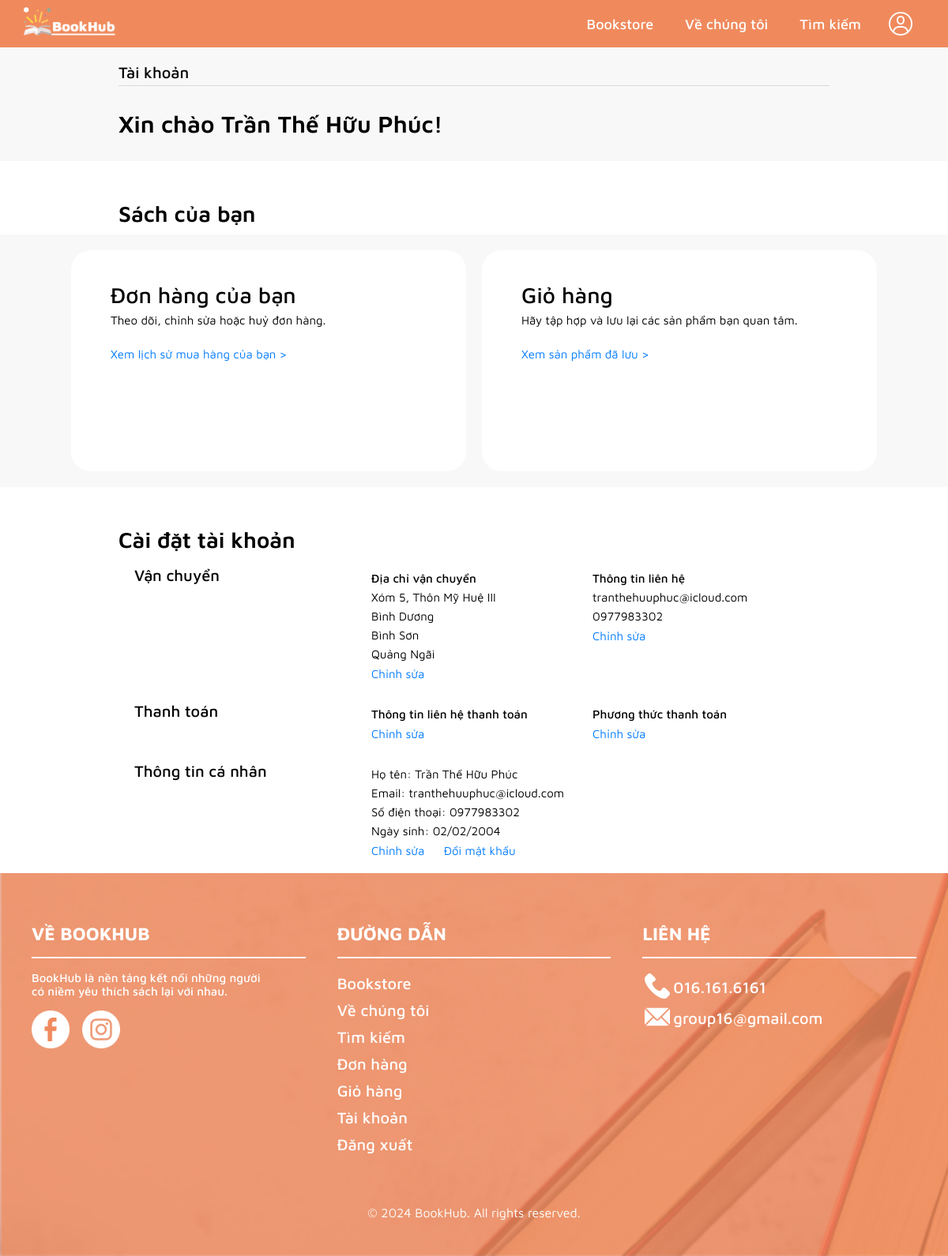
/account/profile.php (signed in), run on the app's committed database.
### tables this page shows
CREATE TABLE `users` (
  `user_id` int(11) NOT NULL,
  `username` varchar(255) DEFAULT NULL,
  `email` varchar(255) NOT NULL,
  `password` varchar(255) NOT NULL,
  `role` varchar(255) NOT NULL DEFAULT 'user',
  `phone` varchar(255) DEFAULT NULL,
  `birthday` varchar(255) DEFAULT NULL,
  `fullname` varchar(255) DEFAULT NULL,
  `avatar` varchar(255) DEFAULT NULL
);

CREATE TABLE `shipping` (
  `user_id` int(11) NOT NULL,
  `shipping_email` varchar(255) DEFAULT NULL,
  `shipping_phone` varchar(255) DEFAULT NULL,
  `home_address` varchar(255) DEFAULT NULL,
  `ward` varchar(255) DEFAULT NULL,
  `district` varchar(255) DEFAULT NULL,
  `city` varchar(255) DEFAULT NULL
);

### account/profile.php (the view, shortened to what this page needs)
<?php
    require_once "./php/connect.php";
?>
<!DOCTYPE html>
<html>
    <head>
        <link rel="stylesheet" type="text/css" href="./AccountStyle.css">
        <link rel="stylesheet" type="text/css" href="../navbar.css">
        <link rel="stylesheet" type="text/css" href="../footer.css">
        <link rel="stylesheet" href="https://cdnjs.cloudflare.com/ajax/libs/font-awesome/5.10.0/css/all.min.css" />
        <link href="https://cdnjs.cloudflare.com/ajax/libs/font-awesome/4.7.0/css/font-awesome.min.css" rel="stylesheet">
    </head>
    <body>
        <nav class="navbar">
            <div class="link-container">
                <a class="logo-link" href="../index.php"><img id="BookHub" src="../assets/logo.png" alt="BookHub"></a>
                <a class="globalnav-item" href="../Book_Store/bookstore.php">Bookstore</a>
                <a class="globalnav-item" href="../aboutUs/aboutUs.php">Về chúng tôi</a>
                <a class="globalnav-item" href="../search/search.php">Tìm kiếm</a>
                <button id="profile-button"><img id="profile-icon" src="../assets/account.png" alt="Profile Icon"></button>
            </div>
        </nav>
        <?php
            $user_id = $_SESSION["user_id"];
            $sql = "SELECT * FROM users WHERE user_id = :user_id";
            $stmt = $pdo->prepare($sql);
            $stmt->bindParam(':user_id', $user_id, PDO::PARAM_INT);
            $stmt->execute();
            $result = $stmt->fetch(PDO::FETCH_ASSOC);
        ?>
       <main>
            <div class="title-bar">
                <p class="title">Tài khoản</p>
                <div style="background-color: #d9d9d9; width: 100%; height: 1px; margin: 5px 0 0 0; padding: 0;"></div>
                <?php
                    if ($result["fullname"]) {
                        echo "<p class='sub-title'>Xin chào " . $result["fullname"] . "!</p>";
                    }
                    else {
                        echo "<p class='sub-title'>Xin chào " . $_SESSION["user_username"] . "!</p>";
                    }
                ?>
            </div>
            <div id="all-books" class="main">
                <p class="header">Sách của bạn</p>
            </div>
            <div class="gray-bar">
                <div class="pretty-box">
                    <p class="header-box">Đơn hàng của bạn</p>
                    <p class="properties">Theo dõi, chỉnh sửa hoặc huỷ đơn hàng.</p>
                    <br>
                    <a href="./orders.php" class="box-link">Xem lịch sử mua hàng của bạn ></a>
                </div>
                <div class="pretty-box">
                    <p class="header-box">Giỏ hàng</p>
                    <p class="properties">Hãy tập hợp và lưu lại các sản phẩm bạn quan tâm.</p>
                    <br>
                    <a href="./cart.php" class="box-link">Xem sản phẩm đã lưu ></a>
                </div>
            </div>
            <div class="main">
                <p class="header">Cài đặt tài khoản</p>
                <div class="row">
                    <div class="col1">
                        <p class="small-header">Vận chuyển</p>
                    </div>
                    <div class="col2">
                        <p class="bullet">Địa chỉ vận chuyển</p>
                        <?php
                            $user_id = $_SESSION["user_id"];
                            $sql = "SELECT * FROM shipping WHERE user_id = :user_id";
                            $stmt = $pdo->prepare($sql);
                            $stmt->bindParam(':user_id', $user_id, PDO::PARAM_INT);
                            $stmt->execute();
                            $result = $stmt->fetch(PDO::FETCH_ASSOC);
                            if ($result) {
                                echo "<p class='properties'>" . $result['home_address'] . "</p>";
                                echo "<p class='properties'>" . $result['ward'] . "</p>";
                                echo "<p class='properties'>" . $result['district'] . "</p>";
                                echo "<p class='properties'>" . $result['city'] . "</p>";
                            } else {
                                echo "<p class='properties'>Số nhà</p>";
                                echo "<p class='properties'>Phường/Xã</p>";
                                echo "<p class='properties'>Quận/Huyện</p>";
                                echo "<p class='properties'>Tỉnh/Thành phố</p>";
                            }
                        ?>
                        <a class="edit shipping-button">Chỉnh sửa</a>
                    </div>
                    <div class="col3">
                        <p class="bullet">Thông tin liên hệ</p>
                        <?php
                            if ($result) {
                                echo "<p class='properties'>" . $result['shipping_email'] . "</p>";
                                echo "<p class='properties'>" . $result['shipping_phone'] . "</p>";
                            } else {
                                echo "<p class='properties'>Email</p>";
                                echo "<p class='properties'>Số điện thoại</p>";
                            }
                        ?>
                        <a class="edit shipping-button">Chỉnh sửa</a>
                    </div>
                </div>
                <div class="row">
                    <div class="col1">
                        <p class="small-header">Thanh toán</p>
                    </div>
                    <div class="col2">
                        <p class="bullet">Thông tin liên hệ thanh toán</p>
                        <a class="edit payment-button">Chỉnh sửa</a>
                    </div>
                    <div class="col3">
                        <p class="bullet">Phương thức thanh toán</p>
                        <a class="edit payment-button">Chỉnh sửa</a>
                    </div>
                </div>
                <div class="row">
                    <div class="col1">
                        <p class="small-header">Thông tin cá nhân</p>
                    </div>
                    <div class="col2">
                        <?php
                            $user_id = $_SESSION["user_id"];
                            $sql = "SELECT * FROM users WHERE user_id = :user_id";
                            $stmt = $pdo->prepare($sql);
                            $stmt->bindParam(':user_id', $user_id, PDO::PARAM_INT);
                            $stmt->execute();
                            $result = $stmt->fetch(PDO::FETCH_ASSOC);
                            echo "<p class='properties'>Họ tên: " . $result['fullname'] . "</p>";
                            echo "<p class='properties'>Email: " . $result['email'] . "</p>";
                            echo "<p class='properties'>Số điện thoại: " . $result['phone'] . "</p>";
                            echo "<p class='properties'>Ngày sinh: " . $result['birthday'] . "</p>";
                        ?>
                        <a class="edit account-button">Chỉnh sửa</a>
                        <a class="edit pwd-button" style="margin-left: 20px;">Đổi mật khẩu</a>
                    </div>
                </div>
            </div>
       </main>
        <footer style="background-image: url('../assets/footer.png')">
            <div class="footer-section footer-content">
                <p class="section-title">VỀ BOOKHUB</p>
                <div class="divider short-divider"></div>
                <p class="description">BookHub là nền tảng kết nối những người<br/>có niềm yêu thích sách lại với nhau.</p>
                <div class="social-links">
                    <a href="https://facebook.com" target="_blank"><img src="../assets/facebook.png" alt="facebook" class="social-icon"></a>
                    <a href="https://instagram.com" target="_blank"><img src="../assets/instagram.png" alt="instagram" class="social-icon"></a>
                </div>
            </div>
            <div class="footer-section link_contact">
            <p class="section-title">ĐƯỜNG DẪN</p>
                <div class="divider"></div>
                <ul class="links-list">
                    <li><a href="../Book_Store/bookstore.php" class="myLink">Bookstore</a></li>
                    <li><a href="../aboutUs/aboutUs.php" class="myLink">Về chúng tôi</a></li>
                    <li><a href="../search/search.php" class="myLink">Tìm kiếm</a></li>
                    <li><a href="../account/orders.php" class="myLink">Đơn hàng</a></li>
                    <li><a href="../account/cart.php" class="myLink">Giỏ hàng</a></li>
                    <li><a href="../account/profile.php" class="myLink">Tài khoản</a></li>
                    <li><a href="../signin/signin.php" class="myLink">Đăng xuất</a></li>
                </ul>
            </div>
            <div class="footer-section contact">
                <p class="section-title">LIÊN HỆ</p>
                <div class="divider"></div>
                <table>
                    <tr>
                        <td><img src="../assets/phone-call.png" alt="phone" class="contact-icon"></td>
                        <td class="contact-info">016.161.6161</td>
                    </tr>
                    <tr>
                        <td><img src="../assets/email.png" alt="mail" class="contact-icon"></td>
                        <td class="contact-info"><a href="mailto:group16@gmail.com" class="email-link">group16@gmail.com</a></td>
                    </tr>
                </table>
            </div>
            <div class="footer-bottom">
                <p class="copyright">&copy; 2024 BookHub. All rights reserved.</p>
            </div>
        </footer>
    </body>
</html>

### account/AccountStyle.css (style rules this page uses)
html, body { margin: 0; padding: 0; font-family: 'MavenPro'; }
.main { padding: 0 200px; }
.title-bar { background-color: #f8f8f8; color: #000; margin: 0; padding: 80px 200px; padding-bottom: 10px; }
.title { font-size: 23px; font-weight: 500; margin: 0; text-align: left; }
.sub-title { font-size: 35px; font-weight: 600; margin: 60px 0 20px; }
.header { font-size: 32px; font-weight: 600; margin: 0px; margin-top: 80px; margin-bottom: 20px; }
.small-header { font-size: 24px; font-weight: 500; margin: 0; padding: 0; }
.gray-bar { background-color: #f8f8f8; display: flex; flex-wrap: wrap; justify-content: space-between; margin: 0; padding: 0 200px; }
.pretty-box { justify-content: left; background-color: #ffffff; border-radius: 25px;; display: block; margin: 40px 0; padding: 40px 50px; width: 38%; min-height: 200px; }
.box-link { font-size: 17px; font-weight: 400; margin: 0; padding: 0; color: #007bff; cursor: pointer; text-decoration: none; }
.header-box { font-size: 32px; font-weight: 500; margin: 0; }
.row { display: flex; flex-wrap: wrap; justify-content: start; padding-bottom: 50px; }
.col1 { display: block; align-items: top; justify-content: left; width: 400px; }
.col2 { display: block; align-items: top; justify-content: left; width: 300px; }
.col3 { display: block; align-items: top; justify-content: left; width: 300px; }
.bullet { font-size: 17px; font-weight: 500; margin: 7px 0; padding: 0; }
.properties { font-size: 17px; font-weight: 400; margin: 7px 0; }
.edit { font-size: 17px; font-weight: 400; margin: 7px 0; padding: 0; color: #007bff; cursor: pointer; }
@media (max-width: 1280px) { .main { padding: 0 150px; } }
@media (max-width: 1280px) { .title-bar { padding: 80px 150px 20px; } }
@media (max-width: 1280px) { .title { font-size: 20px; } }
@media (max-width: 1280px) { .sub-title { font-size: 30px; margin: 30px 0 10px; } }
@media (max-width: 1280px) { .header { font-size: 28px; margin-top: 50px; margin-bottom: 10px; } }
@media (max-width: 1280px) { .small-header { font-size: 20px; } }
@media (max-width: 1280px) { .gray-bar { justify-content: center; padding: 10px; width: auto; } }
@media (max-width: 1280px) { .pretty-box { padding: 40px 50px; margin: 10px; max-width: 400px; height: auto; } }
@media (max-width: 1280px) { .box-link { font-size: 15px; } }
@media (max-width: 1280px) { .header-box { font-size: 28px; } }
@media (max-width: 1280px) { .row { padding-left: 20px; padding-bottom: 20px; } }
@media (max-width: 1280px) { .col1 { margin-top: 7px; max-width: 300px; } }
@media (max-width: 1280px) { .col2, .col3 { margin-top: 7px; max-width: 280px; } }
@media (max-width: 1280px) { .bullet { font-size: 15px; } }
@media (max-width: 1280px) { .properties { font-size: 15px; } }
@media (max-width: 1280px) { .edit { font-size: 15px; } }

### navbar.css (style rules this page uses)
.navbar { position: fixed; top: 0; width: 100%; height: 60px; background-color: #F08A5D; display: flex; justify-content: flex-start; align-items: center; z-index: 1000; }
.link-container { height: 100%; width: 100%; display: flex; flex-direction: row; align-items: center; }
.logo-link { margin-right: auto; }
#BookHub { width: 10vw; height: auto; margin: 30px; }
.globalnav-item { font-size: 18px; font-weight: 500; height: 100%; padding: 0 20px; display: flex; align-items: center; text-decoration: none; color: #fff; transition: background-color 0.2s ease-out; }
#profile-button { background-color: transparent; border-style: none; border-radius: 20px; padding: 0; width: 40px; height: 40px; margin: auto 40px auto 10px; cursor: pointer; touch-action: manipulation; transition: background-color 0.2s ease-out; justify-content: center; align-items: center; display: flex; }
#profile-icon { margin-top: 0; width: 30px; height: auto; }

### data on the page
users: fullname "Trần Thế Hữu Phúc", email "tranthehuuphuc@icloud.com", phone "0977983302", birthday "02/02/2004"
shipping: home_address "Xóm 5, Thôn Mỹ Huệ III", ward "Bình Dương", district "Bình Sơn", city "Quảng Ngãi", shipping_email "tranthehuuphuc@icloud.com", shipping_phone "0977983302"
